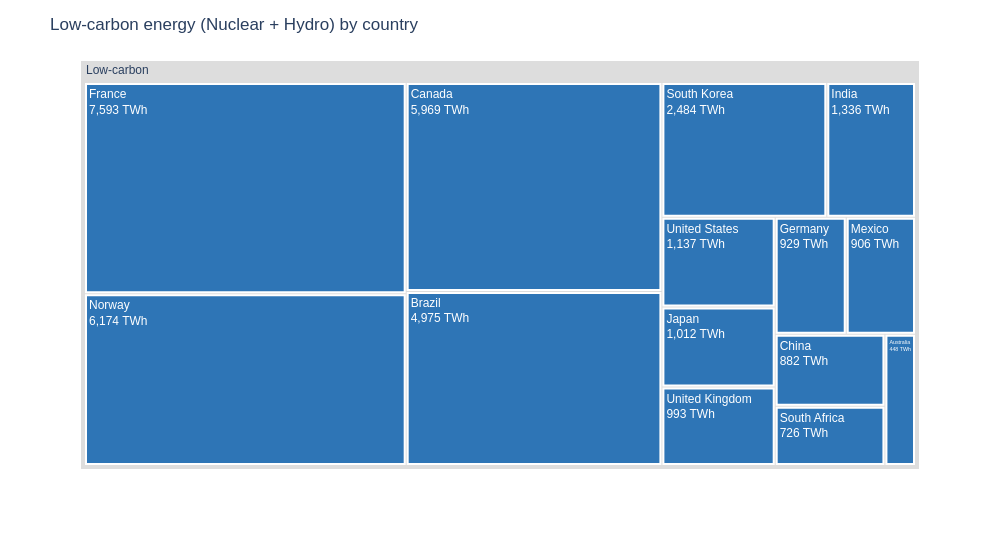
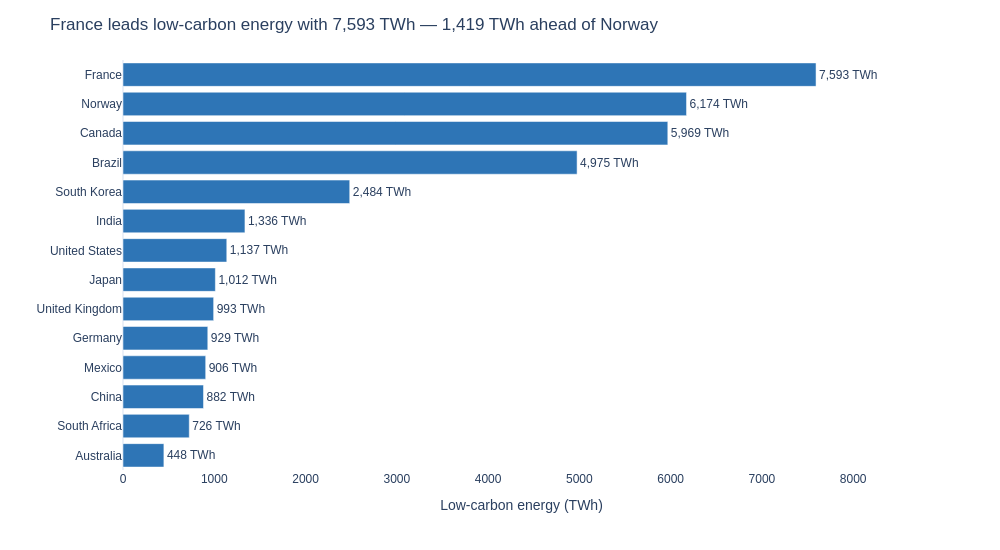

The notebook cell these images were saved under, in order:
### Markdown cell above
## Task 2 — Treemap vs bar: low-carbon energy by country

**What to build:** Build **both** a treemap and a horizontal bar chart showing total low-carbon TWh (Nuclear + Hydro) per country. Then answer the question in a markdown cell below.

**Requirements:**
- Filter to `Source_Type == 'Low-carbon'` and aggregate TWh by country
- Treemap: single-level `path=['All', 'Country']` with a dummy root node labelled `'Low-carbon'`
- Bar chart: sorted by TWh, horizontal orientation, CVD-safe colour
- Both charts show TWh values, not percentages
- Insight title on the bar chart naming the leading country

### Code cell
# Task 2 — Low-carbon (Nuclear + Hydro) TWh per country: treemap vs bar

# ── Data prep ─────────────────────────────────────────────────────────────────
low = (df.loc[df['Source_Type'] == 'Low-carbon']
         .groupby('Country')['TWh'].sum()
         .reset_index()
         .sort_values('TWh', ascending=False))
low['All'] = 'Low-carbon'                      

# ── Treemap ───────────────────────────────────────────────────────────────────
fig_tree = px.treemap(
    low,
    path=['All', 'Country'],
    values='TWh',
    height=550, width=1000,
    template='plotly_white'
)
fig_tree.update_traces(
    texttemplate='%{label}<br>%{value:,.0f} TWh',
    hovertemplate='<b>%{label}</b><br>%{value:,.0f} TWh<extra></extra>',
    marker_line_color='white', marker_line_width=2,
)
# Grey root node, blue countries (CVD-safe blue, as in the notes)
fig_tree.data[0].marker.colors = [
    '#DDDDDD' if node_id == 'Low-carbon' else '#2E75B6'
    for node_id in fig_tree.data[0].ids
]
fig_tree.update_layout(title='Low-carbon energy (Nuclear + Hydro) by country', font=dict(family='Arial', size=12))
fig_tree.show()

# ── Bar chart ─────────────────────────────────────────────────────────────────
leader = low.iloc[0]
runner = low.iloc[1]

fig_bar = px.bar(
    low,
    x='TWh', y='Country',
    orientation='h',
    text='TWh',
    color_discrete_sequence=['#2E75B6'],       # CVD-safe blue (same as the notes)
    category_orders={'Country': low['Country'].tolist()},   # largest at the top
    labels={'TWh': 'Low-carbon energy (TWh)', 'Country': ''},
    height=550, width=1000,
    template='plotly_white'
)
fig_bar.update_traces(texttemplate='%{text:,.0f} TWh', textposition='outside')
fig_bar.update_layout(
    title=(f"{leader['Country']} leads low-carbon energy with {leader['TWh']:,.0f} TWh — "
           f"{leader['TWh'] - runner['TWh']:,.0f} TWh ahead of {runner['Country']}"),
    font=dict(family='Arial', size=12),
    xaxis=dict(range=[0, low['TWh'].max() * 1.15], showgrid=False),
)
fig_bar.show()

### Figure 1 — Plotly figure (JSON) as saved in the notebook; plotly's stock layout.template omitted (floating-point values rounded to 4 significant figures)
{"data": [{"branchvalues": "total", "domain": {"x": [0, 1], "y": [0, 1]}, "hovertemplate": "<b>%{label}</b><br>%{value:,.0f} TWh<extra></extra>", "ids": ["Low-carbon/France", "Low-carbon/Norway", "Low-carbon/Canada", "Low-carbon/Brazil", "Low-carbon/South Korea", "Low-carbon/India", "Low-carbon/United States", "Low-carbon/Japan", "Low-carbon/United Kingdom", "Low-carbon/Germany", "Low-carbon/Mexico", "Low-carbon/China", "Low-carbon/South Africa", "Low-carbon/Australia", "Low-carbon"], "labels": ["France", "Norway", "Canada", "Brazil", "South Korea", "India", "United States", "Japan", "United Kingdom", "Germany", "Mexico", "China", "South Africa", "Australia", "Low-carbon"], "marker": {"colors": ["#2E75B6", "#2E75B6", "#2E75B6", "#2E75B6", "#2E75B6", "#2E75B6", "#2E75B6", "#2E75B6", "#2E75B6", "#2E75B6", "#2E75B6", "#2E75B6", "#2E75B6", "#2E75B6", "#DDDDDD"], "line": {"color": "white", "width": 2}}, "name": "", "parents": ["Low-carbon", "Low-carbon", "Low-carbon", "Low-carbon", "Low-carbon", "Low-carbon", "Low-carbon", "Low-carbon", "Low-carbon", "Low-carbon", "Low-carbon", "Low-carbon", "Low-carbon", "Low-carbon", ""], "texttemplate": "%{label}<br>%{value:,.0f} TWh", "type": "treemap", "values": [7593.0, 6174.0, 5969.0, 4975.0, 2484.0, 1336.0, 1137.0, 1012.0, 993.0, 929.0, 906.0, 882.0, 726.0, 448.0, 35560.0]}], "layout": {"font": {"family": "Arial", "size": 12}, "height": 550, "legend": {"tracegroupgap": 0}, "margin": {"t": 60}, "title": {"text": "Low-carbon energy (Nuclear + Hydro) by country"}, "width": 1000}}

### Figure 2 — Plotly figure (JSON) as saved in the notebook; plotly's stock layout.template omitted (floating-point values rounded to 4 significant figures)
{"data": [{"hovertemplate": "Low-carbon energy (TWh)=%{text}<br>=%{y}<extra></extra>", "legendgroup": "", "marker": {"color": "#2E75B6", "pattern": {"shape": ""}}, "name": "", "orientation": "h", "showlegend": false, "text": [7593.0, 6174.0, 5969.0, 4975.0, 2484.0, 1336.0, 1137.0, 1012.0, 993.0, 929.0, 906.0, 882.0, 726.0, 448.0], "textposition": "outside", "texttemplate": "%{text:,.0f} TWh", "type": "bar", "x": [7593.0, 6174.0, 5969.0, 4975.0, 2484.0, 1336.0, 1137.0, 1012.0, 993.0, 929.0, 906.0, 882.0, 726.0, 448.0], "xaxis": "x", "y": ["France", "Norway", "Canada", "Brazil", "South Korea", "India", "United States", "Japan", "United Kingdom", "Germany", "Mexico", "China", "South Africa", "Australia"], "yaxis": "y"}], "layout": {"barmode": "relative", "font": {"family": "Arial", "size": 12}, "height": 550, "legend": {"tracegroupgap": 0}, "margin": {"t": 60}, "title": {"text": "France leads low-carbon energy with 7,593 TWh — 1,419 TWh ahead of Norway"}, "width": 1000, "xaxis": {"anchor": "y", "domain": [0, 1], "range": [0, 8732.0], "showgrid": false, "title": {"text": "Low-carbon energy (TWh)"}}, "yaxis": {"anchor": "x", "categoryarray": ["Australia", "South Africa", "China", "Mexico", "Germany", "United Kingdom", "Japan", "United States", "India", "South Korea", "Brazil", "Canada", "Norway", "France"], "categoryorder": "array", "domain": [0, 1], "title": {"text": ""}}}}
